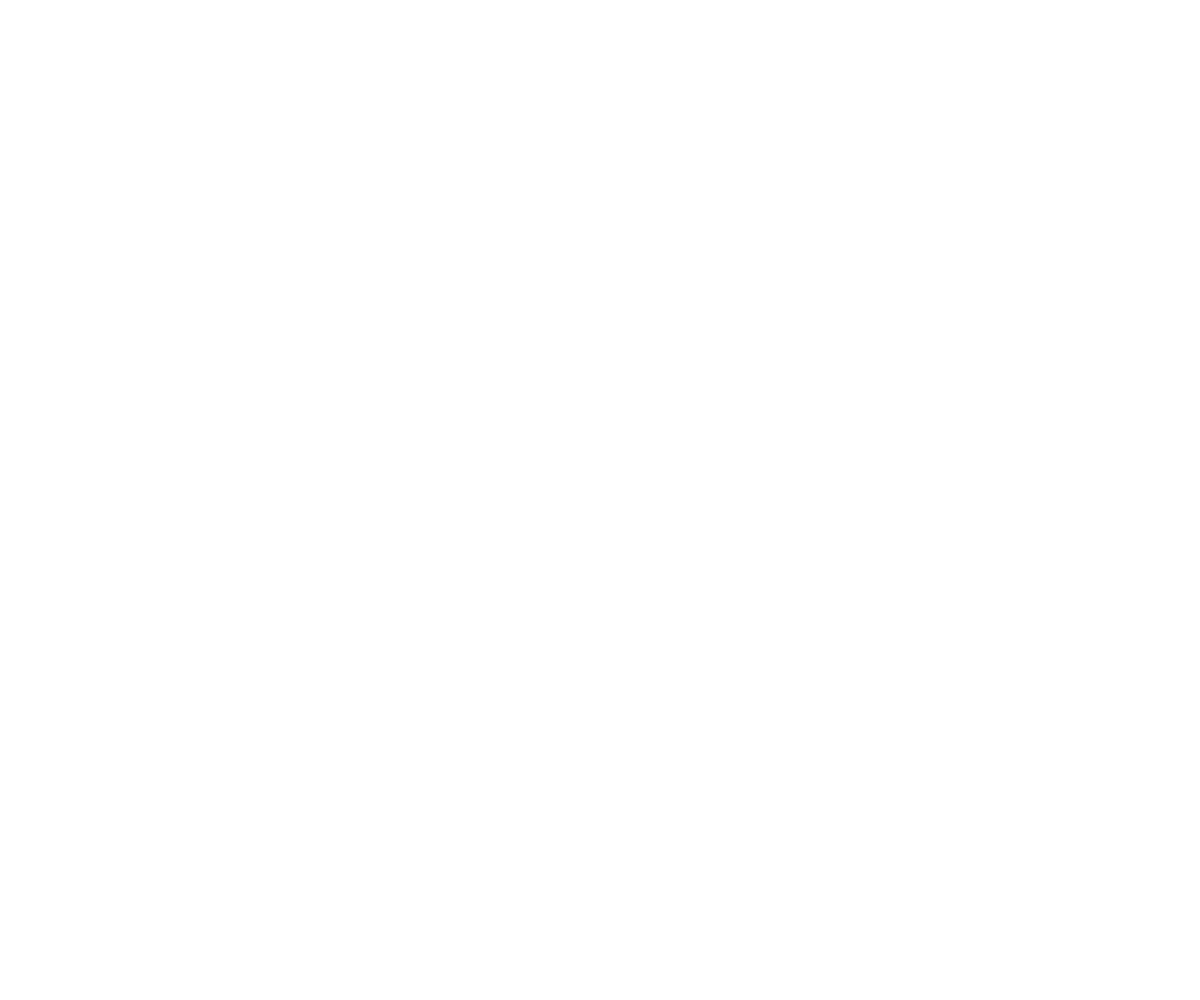
Frame 1 (no input)
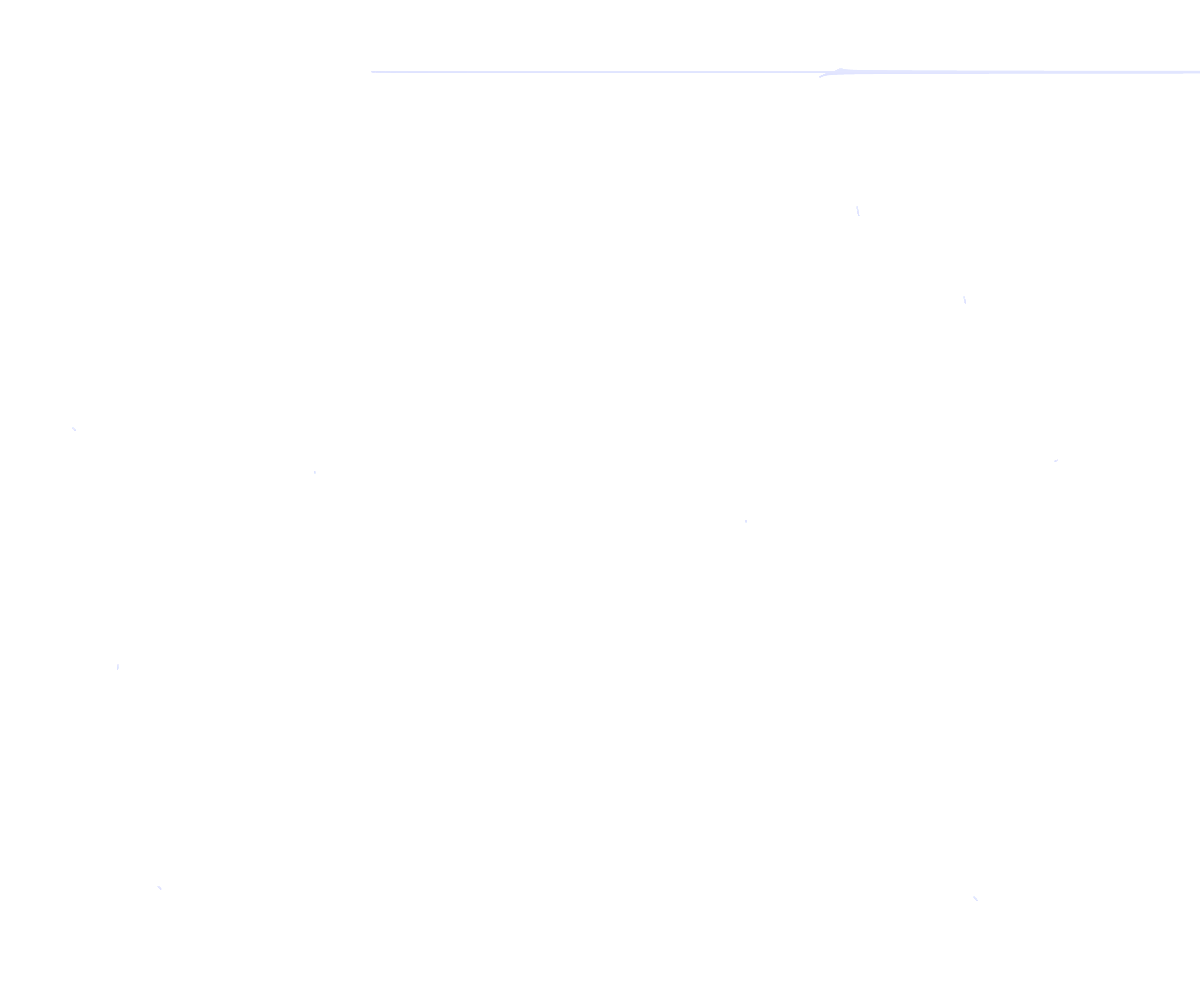
Frame 60 (no input)
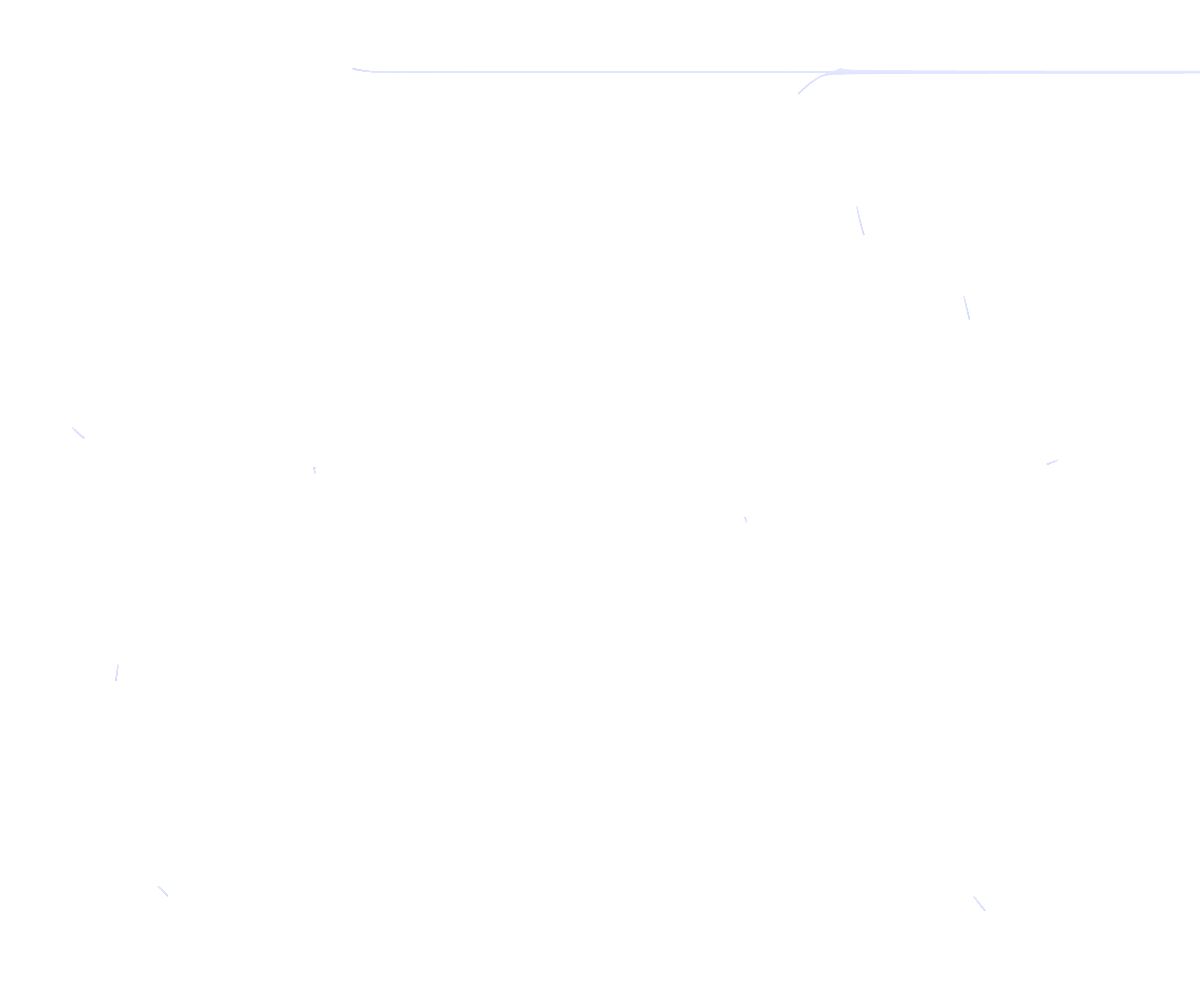
Frame 120 (the mouse pressed at the canvas centre since frame 60)

The p5.js sketch that drew these frames (run headless with seeded random() and noise() and a simulated clock; from frame 60 on, the mouse is pressed at the canvas centre):

// p5.js sketch
// ── sketch.js
var boids;
var flow;
var n = 10;
var h = 230;
var s = 10;
var b = 100;
const H = 360;
const S = 100;
const B = 100;
var maxH = H;
var maxS = S;
var maxB = B;

function setup() {
  createCanvas(windowWidth, windowHeight);
  colorMode(HSB, H, S, B);
  boids = [];
  var i = 0;
  var r = .005 * max(width, height);
  while (i <= n) {
    boids[i++] = new Boid(random() * width, random() * height, r, random() * width, random() * height);
  }
  background('white');
}

function draw() {
  // perspective atmospherique.
  // push();
  // fill(0, 0, 100);
  // rect(0, 0, width, height);
  // pop();
  var i = 0;
  while (i <= n) {
    boids[i].applyBehaviour(boids);
    boids[i].update();
    boids[i++].setColor(h, s, b);
  }
  h = (h + 0.05) % maxH;
  if (s <= maxS) s += 0.05;
  if (b <= maxB) b++;
}

function windowResized() {
  resizeCanvas(windowWidth, windowHeight);
}

// ── Boid.js
var g = 1;
var bounceForce = .2;
var drawForce = true;
var forceScale = 2;
var maxspeed = 1;

function Boid(x, y, mass, vx, vy) {
  this.x = x;
  this.y = y;
  this.vx = 0;
  this.vy = 0;
  this.ax = 0;
  this.ay = 0;
  this.m = mass;
  this.h = 100;
  this.s = 0;
  this.b = 100;
}

Boid.prototype.applyForce = function(x, y) {
  if (drawForce) {
    push();
    strokeWeight(1);
    stroke(this.h, this.s, this.b);
    let delta = x / y;
    let ampl = forceScale * (Math.pow(x, 2) + Math.pow(y, 2));
    line(this.x, this.y, this.x + ampl * delta, this.y + ampl / delta);
    pop();
  }
  this.ax += x;
  this.ay += y;
}

Boid.prototype.bounce = function() {
  if (this.x < 0) {
    this.applyForce(bounceForce, 0);
  } else if (this.x > width) {
    this.applyForce(-bounceForce, 0);
  }
  if (this.y < 0) {
    this.applyForce(0, bounceForce);
  } else if (this.y > height) {
    this.applyForce(0, -bounceForce);
  }
}

Boid.prototype.applyGravity = function (boids) {
  var totMass, fx, fy, xovery;
  for (let i in boids)
    if (boids[i] !== this) {
      deltax = boids[i].x - this.x;
      deltay = boids[i].y - this.y;
      xovery = (deltax) / (deltay);
      totMass = this.m + boids[i].m;
      f = totMass / (Math.pow(deltax, 2) + Math.pow(deltay, 2));
      fx = g * f * xovery;
      fy = g * f / xovery;
      this.applyForce(fx, fy, totMass);
    }
}

Boid.prototype.applyBehaviour = function(boids) {
  this.applyGravity(boids);
}

Boid.prototype.setColor = function (h, s, b) {
  this.h = h;
  this.s = s;
  this.b = b;
}

// Boid.prototype.follow = function(boids) {
//   this.bounce();
//   var desired;
//   for (let i in boids) {
//     desired = flow.get(this.x, this.y);
//   }
//   desired.setMag(this.maxspeed);
//   var steering = p5.Vector.sub(desired, this.vel);
//   steering.limit(this.maxforce);
//   return (steering);
//   this.applyForce(steering);
//   //this.applyForce(flow.get(this.x, this.y));
// }
//
// Boid.prototype.seek = function(target) {
//   var desired = p5.Vector.sub(target, this.pos);
//   var d = desired.mag();
//   if (d < 100) {
//     desired.setMag(map(d, 0, 100, 0, this.maxspeed));
//   }
//   else {
//     desired.setMag(this.maxspeed);
//   }
//   var steering = p5.Vector.sub(desired, this.vel);
//   steering.limit(this.maxforce);
//   return (steering);
// }
//
// Boid.prototype.align = function(boids) {
//   var desired = createVector(0, 0);
//   var neighbourhood = this.dia * boid_personal_space;
//   var count = 0;
//   var d;
//
//   for (var i = 0; i < boids.length; i++) {
//     d = p5.Vector.dist(this.pos, boids[i].pos);
//     if (d > 0 && d < neighbourhood) {
//       desired.add(boids[i].vel);
//       count++;
//     }
//   }
//   if (count) {
//     desired.div(count);
//     desired.limit(this.maxspeed);
//     var steering = p5.Vector.sub(desired, this.vel);
//     steering.limit(this.maxforce);
//     return (steering);
//   }
//   else {
//     return (desired);
//   }
// }
//
// Boid.prototype.seperate = function(boids) {
//   var sum = createVector(0, 0);
//   var neighbourhood = this.dia * boid_personal_space;
//   var count = 0;
//   var d;
//
//   for (var i = 0; i < boids.length; i++) {
//     d = p5.Vector.dist(this.pos, boids[i].pos);
//     if (d > 0 && d < neighbourhood) {
//       var diff = p5.Vector.sub(this.pos, boids[i].pos);
//       diff.normalize();
//       diff.div(d);
//       sum.add(diff);
//       count++;
//     }
//   }
//   if (count) {
//     sum.div(count).limit(this.maxspeed);
//     return (p5.Vector.sub(sum, this.vel).limit(this.maxforce));
//   }
//   else {
//     return (sum);
//   }
// }
//
// Boid.prototype.cohesion = function(boids) {
//   var sum = createVector(0, 0);
//   var neighbourhood = this.dia * boid_personal_space;
//   var count = 0;
//   var d;
//
//   for (var i = 0; i < boids.length; i++) {
//     d = p5.Vector.dist(this.pos, boids[i].pos);
//     if (d > 0 && d < neighbourhood) {
//       sum.add(boids[i].pos);
//       count++;
//     }
//   }
//   if (count) {
//     sum.div(count);
//     return (this.seek(sum));
//   }
//   else {
//     return (sum);
//   }
// }

Boid.prototype.update = function() {
  this.bounce();
  this.vx += this.ax;
  this.vy += this.ay;
  if (maxspeed) {
    this.vx = Math.sign(this.vx) * Math.min(Math.abs(this.vx), maxspeed);
    this.vy = Math.sign(this.vy) * Math.min(Math.abs(this.vy), maxspeed);
  }
  this.x += this.vx;
  this.y += this.vy;
  this.ax = 0;
  this.ay = 0;
}

// Boid.prototype.display = function() {
  // ellipse(this.x, this.y, this.m);
// }
